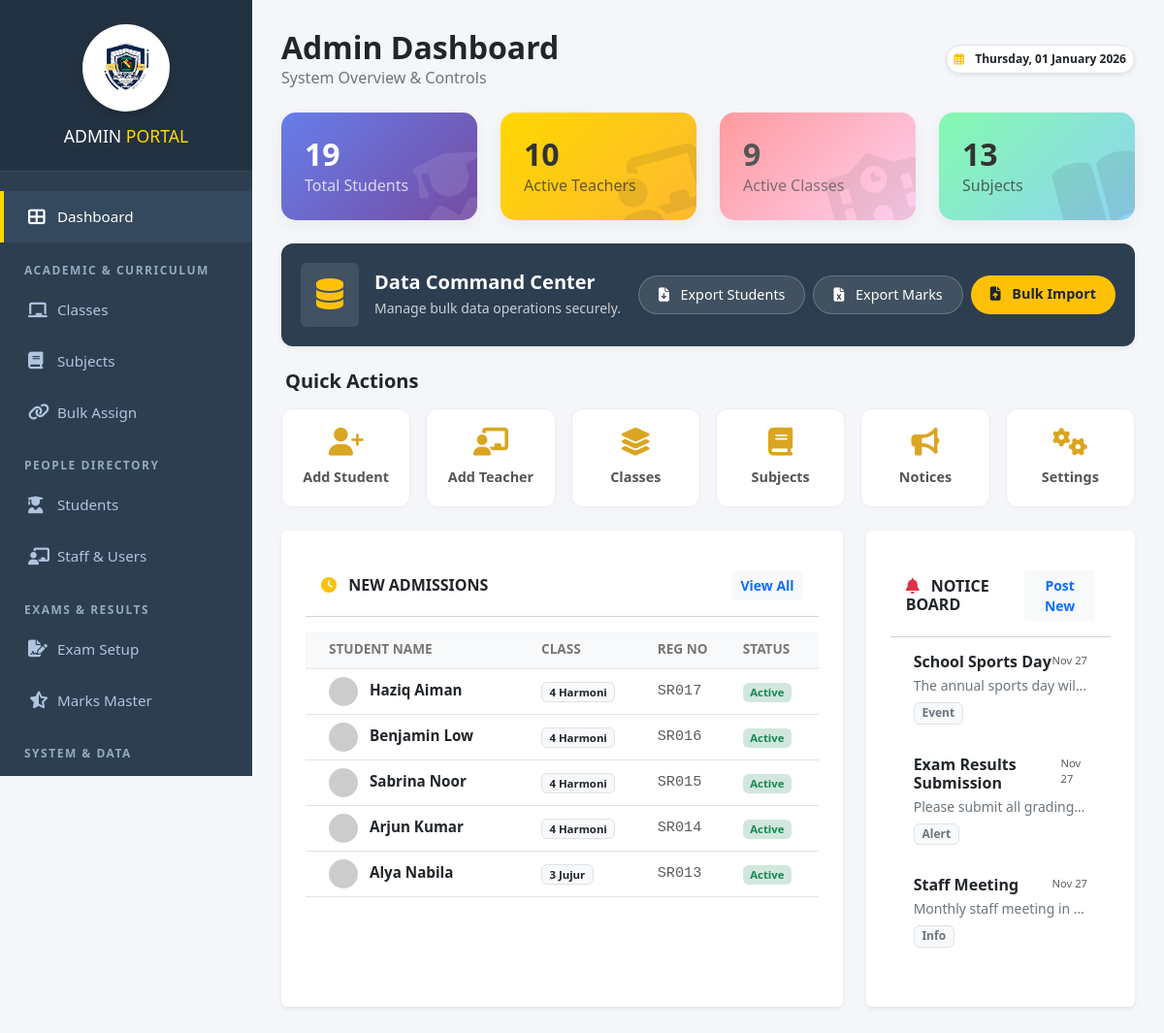
The app's page /admin/dashboard.php (signed in), older data.
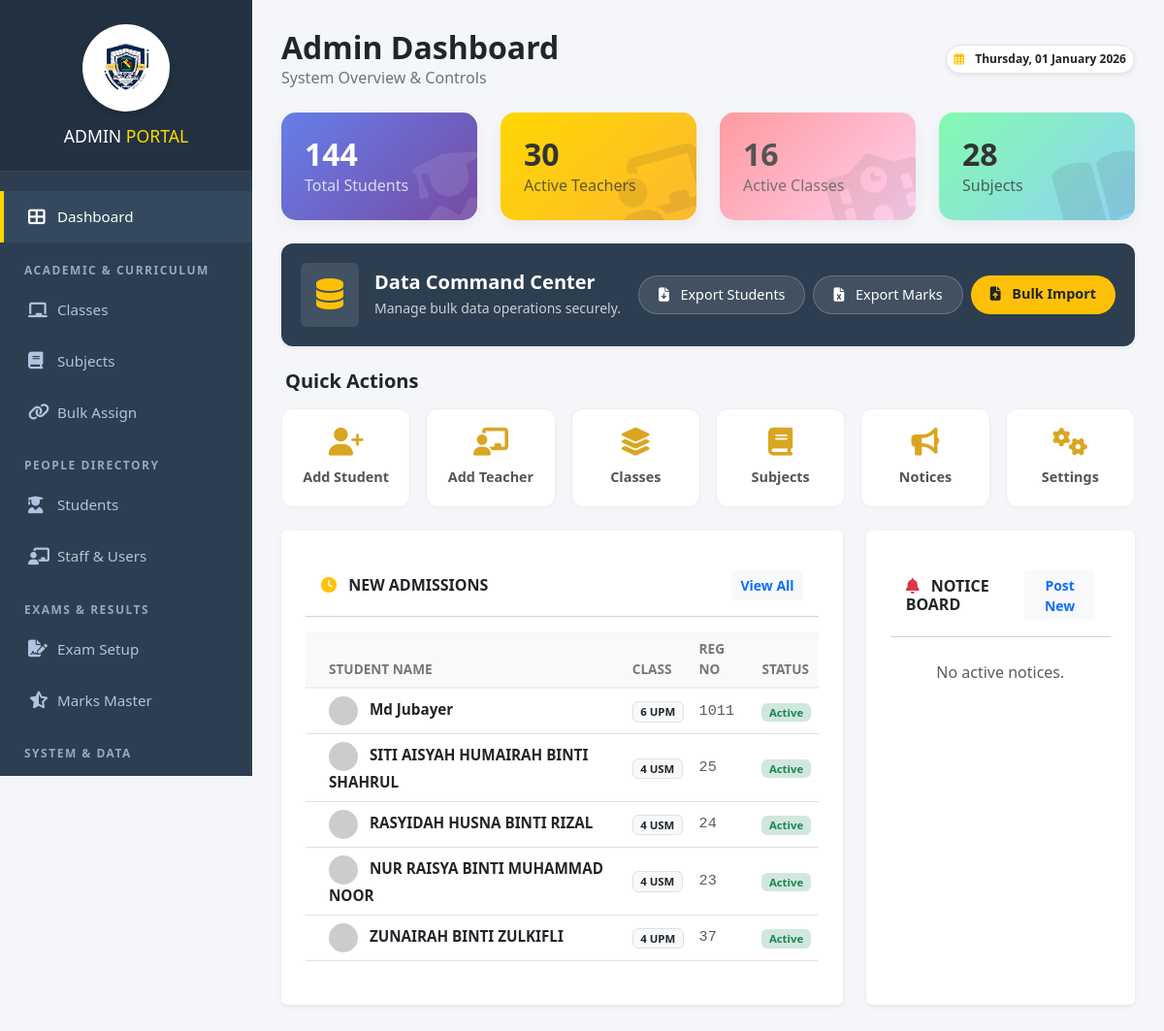
The same page, newer data.
### tables this page shows
CREATE TABLE `students` (
  `student_id` int(11) NOT NULL,
  `school_register_no` varchar(50) DEFAULT NULL,
  `enrollment_date` date DEFAULT NULL,
  `previous_school` varchar(255) DEFAULT NULL,
  `student_name` varchar(100) NOT NULL,
  `gender` varchar(20) DEFAULT NULL,
  `sports_house` varchar(50) DEFAULT NULL,
  `birth_cert_no` varchar(50) DEFAULT NULL,
  `birth_place` varchar(100) DEFAULT NULL,
  `ic_no` varchar(50) DEFAULT NULL,
  `birthdate` date DEFAULT NULL,
  `race` varchar(50) DEFAULT NULL,
  `religion` varchar(50) DEFAULT NULL,
  `nationality` varchar(50) DEFAULT NULL,
  `address` text DEFAULT NULL,
  `father_name` varchar(255) DEFAULT NULL,
  `father_ic` varchar(20) DEFAULT NULL,
  `father_phone` varchar(20) DEFAULT NULL,
  `father_job` varchar(100) DEFAULT NULL,
  `father_salary` decimal(10,2) DEFAULT NULL,
  `mother_name` varchar(255) DEFAULT NULL,
  `mother_ic` varchar(20) DEFAULT NULL,
  `mother_phone` varchar(20) DEFAULT NULL,
  `mother_job` varchar(100) DEFAULT NULL,
  `mother_salary` decimal(10,2) DEFAULT NULL,
  `guardian_name` varchar(255) DEFAULT NULL,
  `guardian_ic` varchar(20) DEFAULT NULL,
  `guardian_phone` varchar(20) DEFAULT NULL,
  `guardian_job` varchar(100) DEFAULT NULL,
  `guardian_salary` decimal(10,2) DEFAULT NULL,
  `is_baitulmal_recipient` varchar(10) DEFAULT NULL,
  `is_orphan` varchar(10) DEFAULT NULL,
  `parents_marital_status` varchar(50) DEFAULT NULL,
  `uniform_unit` varchar(100) DEFAULT NULL,
  `uniform_position` varchar(100) DEFAULT NULL,
  `club_association` varchar(100) DEFAULT NULL,
  `club_position` varchar(100) DEFAULT NULL,
  `sports_game` varchar(100) DEFAULT NULL,
  `sports_position` varchar(100) DEFAULT NULL,
  `phone` varchar(30) DEFAULT NULL,
  `class_id` int(11) DEFAULT NULL,
  `photo` varchar(255) DEFAULT NULL
);

CREATE TABLE `classes` (
  `class_id` int(11) NOT NULL,
  `class_name` varchar(50) NOT NULL,
  `year` int(11) NOT NULL,
  `class_teacher_id` int(11) DEFAULT NULL
);

CREATE TABLE `notices` (
  `notice_id` int(11) NOT NULL,
  `title` varchar(100) NOT NULL,
  `message` text NOT NULL,
  `type` enum('info','alert','event') DEFAULT 'info',
  `audience` enum('all','admin','class_teacher','subject_teacher') DEFAULT 'all',
  `event_date` date DEFAULT NULL,
  `created_by` int(11) DEFAULT NULL,
  `created_at` timestamp NULL DEFAULT current_timestamp()
);

### admin/dashboard.php (the view, shortened to what the changed rows need)
<?php
include '../config/db.php';
include 'includes/header.php';
$stats = [
    'students' => $conn->query("SELECT count(*) as c FROM students")->fetch_assoc()['c'],
    'teachers' => $conn->query("SELECT count(*) as c FROM users WHERE role != 'admin'")->fetch_assoc()['c'],
    'classes' => $conn->query("SELECT count(*) as c FROM classes")->fetch_assoc()['c'],
    'subjects' => $conn->query("SELECT count(*) as c FROM subjects")->fetch_assoc()['c']
];
$recent_students = $conn->query("SELECT s.*, c.class_name FROM students s
                                 LEFT JOIN classes c ON s.class_id = c.class_id
                                 ORDER BY s.student_id DESC LIMIT 5");
$recent_notices = $conn->query("SELECT * FROM notices ORDER BY created_at DESC LIMIT 4");
?>
<link href="https://cdn.jsdelivr.net/npm/bootstrap@5.3.0/dist/css/bootstrap.min.css" rel="stylesheet">
<link href="https://cdnjs.cloudflare.com/ajax/libs/font-awesome/6.4.0/css/all.min.css" rel="stylesheet">
<div class="wrapper">
    <div class="main-content">
        <div class="container-fluid">
            <div class="d-flex justify-content-between align-items-center mb-4">
                <div>
                    <h2 class="fw-bold text-dark mb-0">Admin Dashboard</h2>
                </div>
            </div>
            <div class="row g-4 mb-4">
                <div class="col-md-3">
                    <div class="stat-card gradient-1 p-4 h-100">
                        <div class="position-relative z-1">
                            <h2 class="fw-bold mb-0"><?php echo $stats['students']; ?></h2>
                            <p class="mb-0 opacity-75">Total Students</p>
                        </div>
                    </div>
                </div>
                <div class="col-md-3">
                    <div class="stat-card gradient-2 p-4 h-100">
                        <div class="position-relative z-1">
                            <h2 class="fw-bold mb-0"><?php echo $stats['teachers']; ?></h2>
                            <p class="mb-0 opacity-75">Active Teachers</p>
                        </div>
                    </div>
                </div>
                <div class="col-md-3">
                    <div class="stat-card gradient-3 p-4 h-100">
                        <div class="position-relative z-1">
                            <h2 class="fw-bold mb-0"><?php echo $stats['classes']; ?></h2>
                            <p class="mb-0 opacity-75">Active Classes</p>
                        </div>
                    </div>
                </div>
                <div class="col-md-3">
                    <div class="stat-card gradient-4 p-4 h-100">
                        <div class="position-relative z-1">
                            <h2 class="fw-bold mb-0"><?php echo $stats['subjects']; ?></h2>
                            <p class="mb-0 opacity-75">Subjects</p>
                        </div>
                    </div>
                </div>
            </div>
            <div class="row g-4">
                <div class="col-lg-8">
                    <div class="card border-0 shadow-sm h-100">
                        <div class="table-responsive">
                            <table class="table custom-table align-middle mb-0">
                                <thead>
                                    <tr>
                                        <th class="ps-4">Student Name</th>
                                        <th>Class</th>
                                        <th>Reg No</th>
                                        <th>Status</th>
                                    </tr>
                                </thead>
                                <tbody>
                                    <?php while ($stu = $recent_students->fetch_assoc()): ?>
                                        <tr>
                                            <td class="ps-4 fw-bold text-dark">
                                                <?php $img = $stu['photo'] ? "../uploads/" . $stu['photo'] : "https://ui-avatars.com/api/?name=" . $stu['student_name']; ?>
                                                <img src="<?php echo $img; ?>" width="30" height="30"
                                                    class="rounded-circle me-2">
                                                <?php echo $stu['student_name']; ?>
                                            </td>
                                            <td><span
                                                    class="badge bg-light text-dark border"><?php echo $stu['class_name'] ?? 'Unassigned'; ?></span>
                                            </td>
                                            <td class="font-monospace text-muted"><?php echo $stu['school_register_no']; ?>
                                            </td>
                                            <td><span class="badge bg-success-subtle text-success">Active</span></td>
                                        </tr>
                                    <?php endwhile; ?>
                                </tbody>
                            </table>
                        </div>
                    </div>
                </div>
                <div class="col-lg-4">
                    <div class="card border-0 shadow-sm h-100">
                        <div class="list-group list-group-flush">
                            <?php if ($recent_notices->num_rows > 0): ?>
                                <?php while ($n = $recent_notices->fetch_assoc()): ?>
                                    <div class="list-group-item px-4 py-3 border-bottom-0">
                                        <div class="d-flex w-100 justify-content-between">
                                            <h6 class="mb-1 fw-bold text-dark"><?php echo $n['title']; ?></h6>
                                            <small class="text-muted"
                                                style="font-size:0.7rem;"><?php echo date('M d', strtotime($n['created_at'])); ?></small>
                                        </div>
                                        <p class="mb-1 small text-secondary text-truncate" style="max-width: 250px;">
                                            <?php echo $n['message']; ?>
                                        </p>
                                        <small class="badge bg-light text-secondary border">
                                            <?php echo ucfirst($n['type']); ?>
                                        </small>
                                    </div>
                                <?php endwhile; ?>
                            <?php else: ?>
                                <div class="p-4 text-center text-muted">No active notices.</div>
                            <?php endif; ?>
                        </div>
                    </div>
                </div>
            </div>
        </div>
    </div>
</div>
</body>
</html>

Row changes from the older to the newer data that the page shows:
no longer on this page (row edited): students: student_name "Haziq Aiman", class.class_name "4 Harmoni", school_register_no "SR017"
no longer on this page (row edited): students: student_name "Benjamin Low", class.class_name "4 Harmoni", school_register_no "SR016"
no longer on this page (row edited): students: student_name "Sabrina Noor", class.class_name "4 Harmoni", school_register_no "SR015"
no longer on this page (row edited): students: student_name "Arjun Kumar", class.class_name "4 Harmoni", school_register_no "SR014"
no longer on this page (row edited): students: student_name "Alya Nabila", class.class_name "3 Jujur", school_register_no "SR013"
removed notices: title "School Sports Day", created_at "Nov 27", message "The annual sports day wil…", type "Event"
removed notices: title "Exam Results Submission", created_at "Nov 27", message "Please submit all grading…", type "Alert"
removed notices: title "Staff Meeting", created_at "Nov 27", message "Monthly staff meeting in…", type "Info"
added students: student_name "Md Jubayer", class.class_name "6 UPM", school_register_no "1011"
added students: student_name "SITI AISYAH HUMAIRAH BINTI SHAHRUL", class.class_name "4 USM", school_register_no "25"
added students: student_name "RASYIDAH HUSNA BINTI RIZAL", class.class_name "4 USM", school_register_no "24"
added students: student_name "NUR RAISYA BINTI MUHAMMAD NOOR", class.class_name "4 USM", school_register_no "23"
added students: student_name "ZUNAIRAH BINTI ZULKIFLI", class.class_name "4 UPM", school_register_no "37"
Text that changed along with them:
$stats['students']: "19" → "144"
$stats['teachers']: "10" → "30"
$stats['classes']: "9" → "16"
$stats['subjects']: "13" → "28"
text now shown: "No active notices."
